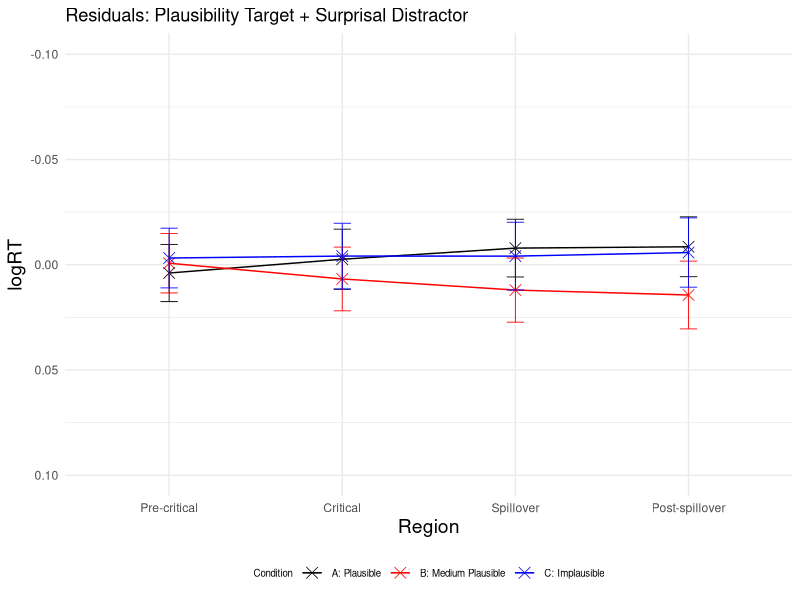
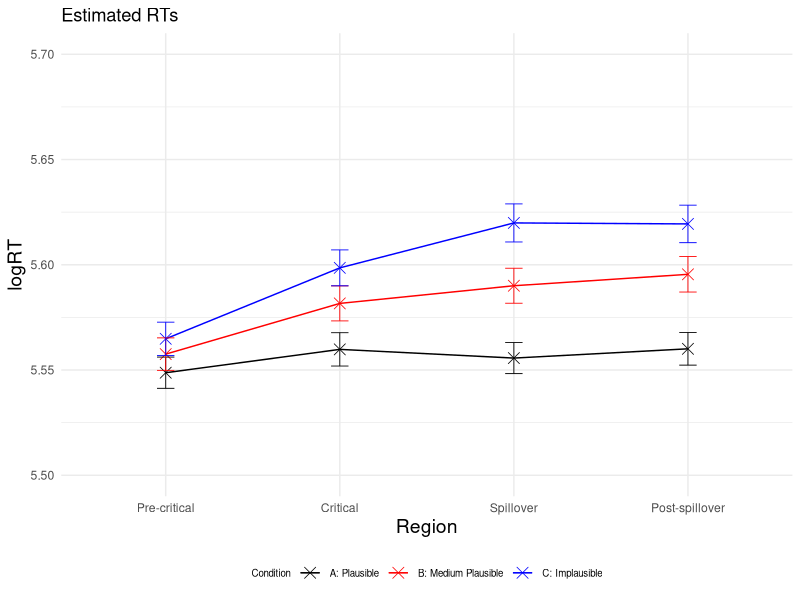
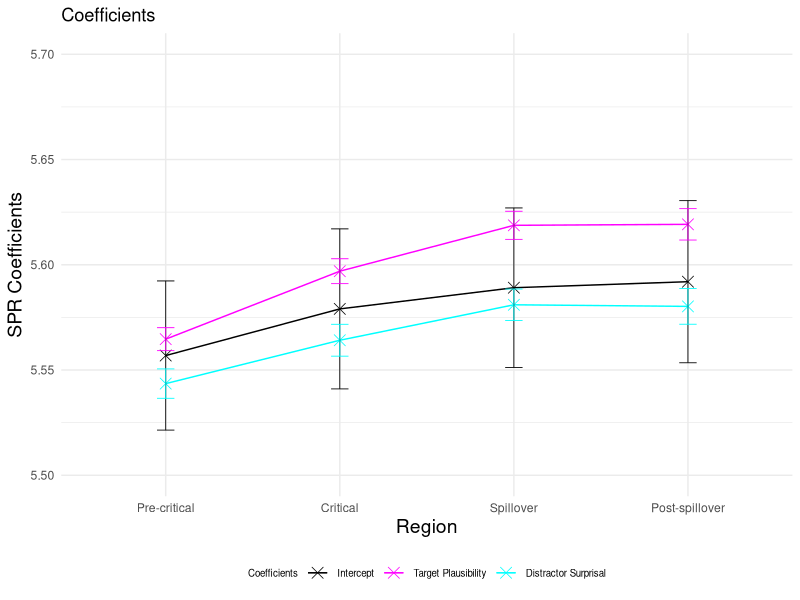
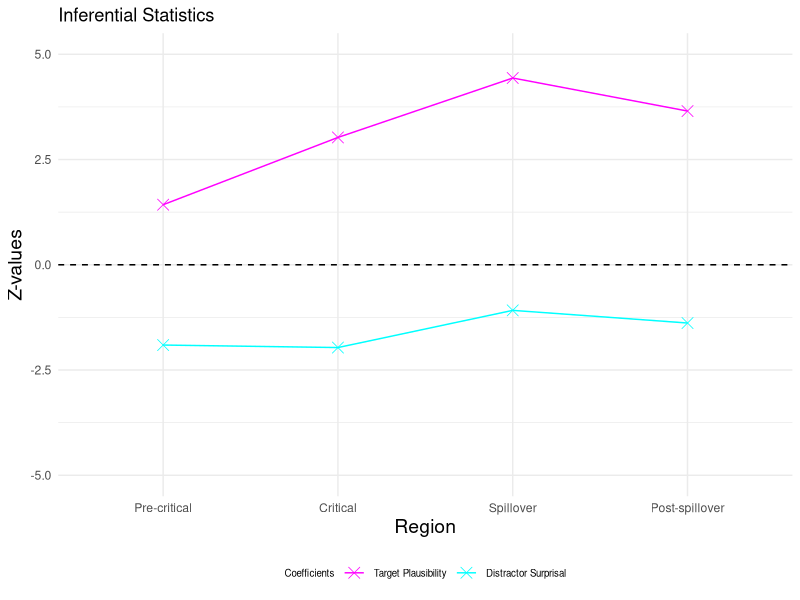
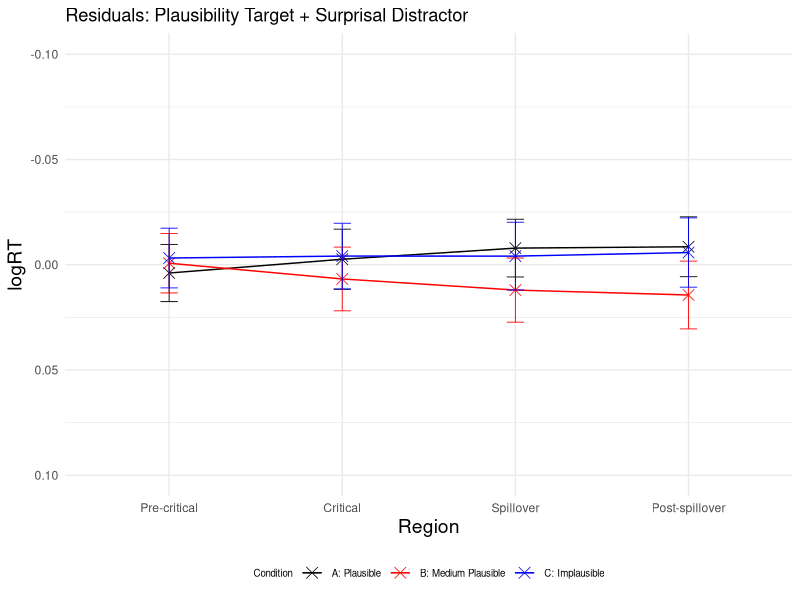
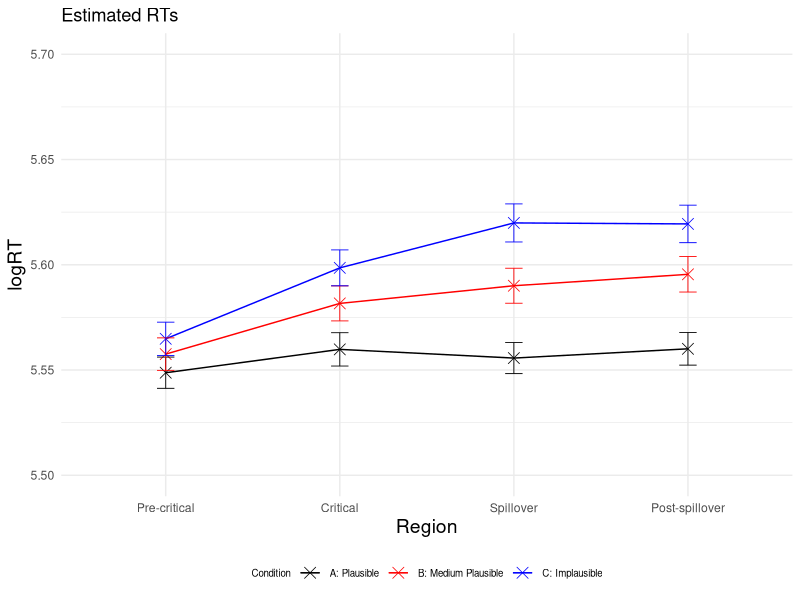
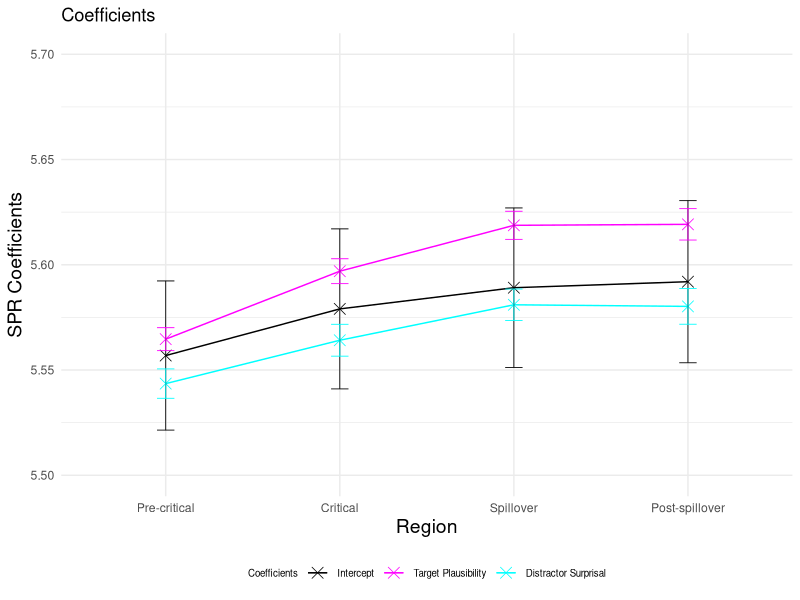
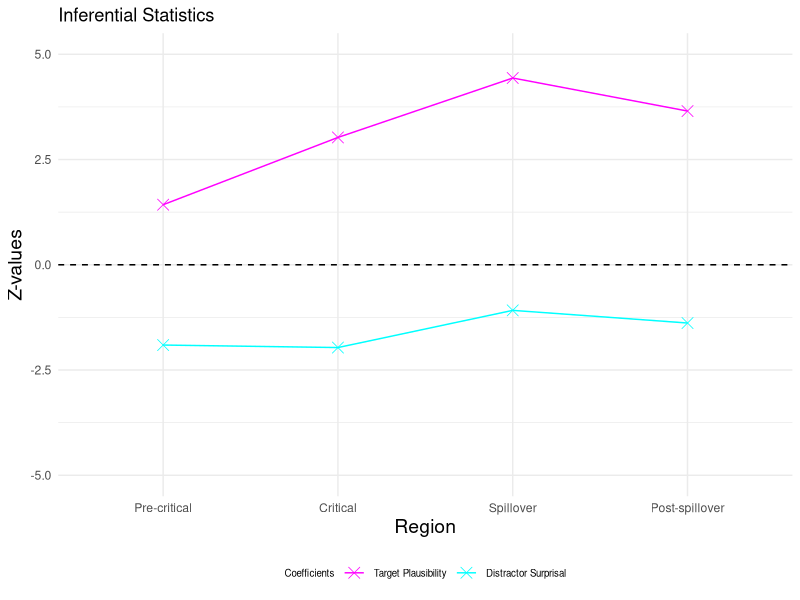

Generate these figures, in order, with R:
### LMER ###
# load lme4 package
library(lme4)
library(lmerTest)
library(dplyr)
library(ggplot2)

setwd("~/Downloads/Master_Thesis/3_SPR_Study/Results_Plaus_Plaus_avg/")
GP6 <- read.csv("GP6SPR_processed.csv")

residuals <- data.frame(
  Region = character(0),
  Condition = character(0),
  Residual = numeric(0),
  SE_Residual = numeric(0)
)

logRT_estimated <- data.frame(
  Region = character(0),
  Condition = character(0),
  Estimated_logRT = numeric(0),
  SE_Estimated = numeric(0)
)

p_values <- data.frame(
  Region = character(0),
  p_value_plausibility_target = numeric(0),
  p_value_surprisal_distractor = numeric(0)
)

SPR_coefficients <- data.frame(
  Region = character(0),
  Estimate = character(0),
  Estimate_value = numeric(0),
  Estimate_error = numeric(0),
  Z_value = numeric(0)
)


regions <- c("Pre-critical", "Critical", "Spillover", "Post-spillover") 
conditions <- c("A", "B", "C") 

for (region in regions) 
{
  # Precritical region
  region_subset <- subset(GP6, Region == region)
  
  # standardise predictors (use average plausibility ratings per item and condition from plausibility norming study here)
  region_subset$scaled_Plaus_per_region <- scale(region_subset$Plaus_target_avg)
  region_subset$scaled_Surprisaldist_per_region <- scale(region_subset$Surprisal_distractor)
  # invert predictor plausibility
  region_subset$inverted_scaled_Plaus_per_region <- (region_subset$scaled_Plaus_per_region) * (-1)
  #log transform reading times
  region_subset$logRT_per_region <- log(region_subset$ReadingTime)
  
  
  # define and run the linear mixed-effects regression model for the precritical region 
  model_per_region <- lmerTest::lmer(logRT_per_region ~ inverted_scaled_Plaus_per_region + scaled_Surprisaldist_per_region + 
                                       (1 + inverted_scaled_Plaus_per_region + scaled_Surprisaldist_per_region | Subject) + 
                                       (1 + inverted_scaled_Plaus_per_region + scaled_Surprisaldist_per_region | Item), data = region_subset)
  
  # print the summary of the model
  summary_per_region <- summary(model_per_region)
  print(summary_per_region)
  
  # calculate p-values
  p_values_per_region <- summary_per_region$coefficients[, "Pr(>|t|)"]
  new_row_p_value <- data.frame(Region = region, 
                                p_value_plausibility_target = p_values_per_region[2], 
                                p_value_surprisal_distractor = p_values_per_region[3])
  p_values <- rbind(p_values, new_row_p_value)
  
  # extract intercept and coefficients added to intercept
  coefficients_per_region <- summary_per_region$coefficients
  intercept <- coefficients_per_region["(Intercept)", 1]
  plaus_target_coeff <- coefficients_per_region["(Intercept)", 1] + coefficients_per_region["inverted_scaled_Plaus_per_region", 1]
  surprisal_distractor_coeff <- coefficients_per_region["(Intercept)", 1] + coefficients_per_region["scaled_Surprisaldist_per_region", 1]
  
  # add error bars for coefficients and intercept
  new_row_coefficient <- data.frame(Region = region, 
                                    Estimate = "Intercept", 
                                    Estimate_value = intercept, 
                                    Estimate_error = coefficients_per_region["(Intercept)", 2],
                                    Z_value = 0)
  SPR_coefficients <- rbind(SPR_coefficients, new_row_coefficient)
  
  new_row_coefficient <- data.frame(Region = region,
                                    Estimate = "Plausability",
                                    Estimate_value = plaus_target_coeff,
                                    Estimate_error = coefficients_per_region["inverted_scaled_Plaus_per_region", 2],
                                    Z_value = coefficients_per_region["inverted_scaled_Plaus_per_region", 1] / coefficients_per_region["inverted_scaled_Plaus_per_region", 2])
  SPR_coefficients <- rbind(SPR_coefficients, new_row_coefficient)
  
  new_row_coefficient <- data.frame(Region = region,
                                    Estimate = "Surprisal", 
                                    Estimate_value = surprisal_distractor_coeff, 
                                    Estimate_error = coefficients_per_region["scaled_Surprisaldist_per_region", 2],
                                    Z_value = coefficients_per_region["scaled_Surprisaldist_per_region", 1] / coefficients_per_region["scaled_Surprisaldist_per_region", 2])
  SPR_coefficients <- rbind(SPR_coefficients, new_row_coefficient)
  
  for (condition in conditions)
  {
    #####predict condition A, precritical#####
    region_per_condition <- subset(region_subset, Condition == condition)
    region_per_condition$region_per_condition_Predicted <- predict(model_per_region, newdata = region_per_condition,  type = "response")
    
    # calculate residuals
    Residual_region_per_condition <- mean(region_per_condition$logRT_per_region) - mean(region_per_condition$region_per_condition_Predicted)
    Residual_region_per_condition
    # observed RT for condition A precritical
    region_per_condition_logRT_observed <- mean(region_per_condition$logRT_per_region)
    # if (condition == "C") 
    #  {
    #  print(region_per_condition_logRT_observed)
    # }
    # estimated RT for condition A precritical
    region_per_condition_logRT_estimated <- mean(region_per_condition$region_per_condition_Predicted)
    region_per_condition_logRT_estimated
    
    # calculate standard error for residuals
    SE_residuals_region_per_condition <- sqrt(sd(region_per_condition$logRT, na.rm = TRUE)^2/length(region_per_condition$logRT) + sd(region_per_condition$region_per_condition_Predicted, na.rm = TRUE)^2/length(region_per_condition$region_per_condition_Predicted))
    
    new_row_residuals <- data.frame(Region = region, Condition = condition, Residual = Residual_region_per_condition, SE_Residual = SE_residuals_region_per_condition)
    residuals <- rbind(residuals, new_row_residuals)
    
    # calculate standard error for logRT estimated
    ##
    SE_estimated_region_per_condition <- sd(region_per_condition$region_per_condition_Predicted, na.rm = TRUE) / sqrt(length(region_per_condition$region_per_condition_Predicted)) 
    
    new_row_logRT_estimated <- data.frame(Region = region, Condition = condition, Estimated_logRT = region_per_condition_logRT_estimated, SE_Estimated = SE_estimated_region_per_condition)
    logRT_estimated <- rbind(logRT_estimated, new_row_logRT_estimated)
  }
}

# plot residuals
# Create a line plot 
p <- ggplot(residuals, aes(x = factor(Region, levels = c("Pre-critical", "Critical", "Spillover", "Post-spillover")), 
                           y = Residual, color = Condition, group = Condition)) + geom_point(shape = 4, size = 3.5, stroke = 0.4) + geom_line(linewidth=0.5) + ylim (0.10, -0.10)
p <- p + theme_minimal() + geom_errorbar(aes(ymin=Residual-SE_Residual, ymax=Residual+SE_Residual), width=.1, size=0.3) 
p <- p + scale_color_manual(name="Condition", labels=c("A: Plausible", "B: Medium Plausible", "C: Implausible"), values=c("#000000", "#FF0000", "#0000FF"))
p <- p + labs(x="Region", y="logRT", title = "Residuals: Plausibility Target + Surprisal Distractor") 
p <- p + theme(legend.position="bottom", legend.text=element_text(size=7), legend.title=element_text(size=7), axis.title.x = element_text(size = 14), axis.title.y = element_text(size = 14)) 
p 
ggsave("Residuals_Plot.pdf", p, width=4, height=4)


# plot estimated logRTs
# Create a line plot 
p <- ggplot(logRT_estimated, aes(x = factor(Region, levels = c("Pre-critical", "Critical", "Spillover", "Post-spillover")), 
                                 y = Estimated_logRT, color = Condition, group = Condition)) + geom_point(shape = 4, size = 3.5, stroke = 0.4) + geom_line(linewidth=0.5) + ylim (5.5, 5.7)
p <- p + theme_minimal() + geom_errorbar(aes(ymin=Estimated_logRT-SE_Estimated, ymax=Estimated_logRT+SE_Estimated), width=.1, size=0.3) 
p <- p + scale_color_manual(name="Condition", labels=c("A: Plausible", "B: Medium Plausible", "C: Implausible"), values=c("#000000", "#FF0000", "#0000FF"))
p <- p + labs(x="Region", y="logRT", title = "Estimated RTs") 
p <- p + theme(legend.position="bottom", legend.text=element_text(size=7), legend.title=element_text(size=7), axis.title.x = element_text(size = 14), axis.title.y = element_text(size = 14)) 
p 
ggsave("Estimated_RTs_Plot.pdf", p, width=4, height=4)

# plot intercept and coefficients added to intercept
p <- ggplot(SPR_coefficients, aes(x = factor(Region, levels = c("Pre-critical", "Critical", "Spillover", "Post-spillover")), 
                                  y = Estimate_value, color = Estimate, group = Estimate)) + geom_point(shape = 4, size = 3.5, stroke = 0.4) + geom_line(linewidth=0.5) + ylim (5.5, 5.7)
p <- p + theme_minimal() + geom_errorbar(aes(ymin=Estimate_value-Estimate_error, ymax=Estimate_value+Estimate_error), width=.1, size=0.3) 
p <- p + scale_color_manual(name="Coefficients", labels=c("Intercept", "Target Plausibility", "Distractor Surprisal"), values=c("#000000", "#FF00FF", "#00FFFF"))
p <- p + labs(x="Region", y="SPR Coefficients", title = "Coefficients") 
p <- p + theme(legend.position="bottom", legend.text=element_text(size=7), legend.title=element_text(size=7), axis.title.x = element_text(size = 14), axis.title.y = element_text(size = 14)) 
p 
ggsave("Intercept_Coefficients_Plot.pdf", p, width=4, height=4)


# plot effect sizes (z-vaues)
Effect_sizes <- subset(SPR_coefficients, Estimate != 'Intercept')

p <- ggplot(Effect_sizes, aes(x = factor(Region, levels = c("Pre-critical", "Critical", "Spillover", "Post-spillover")), 
                              y = Z_value, color = Estimate, group = Estimate)) + geom_point(shape = 4, size = 3.5, stroke = 0.4) + geom_line(linewidth=0.5) + ylim (-5, 5)
p <- p + geom_hline(yintercept=0, linetype=2)
p <- p + theme_minimal()
p <- p + scale_color_manual(name="Coefficients", labels=c( "Target Plausibility", "Distractor Surprisal"), values=c("#FF00FF", "#00FFFF"))
p <- p + labs(x="Region", y="Z-values", title = "Inferential Statistics") 
p <- p + theme(legend.position="bottom", legend.text=element_text(size=7), legend.title=element_text(size=7), axis.title.x = element_text(size = 14), axis.title.y = element_text(size = 14)) 
p 
ggsave("Z_values_Plot.pdf", p, width=4, height=4)
